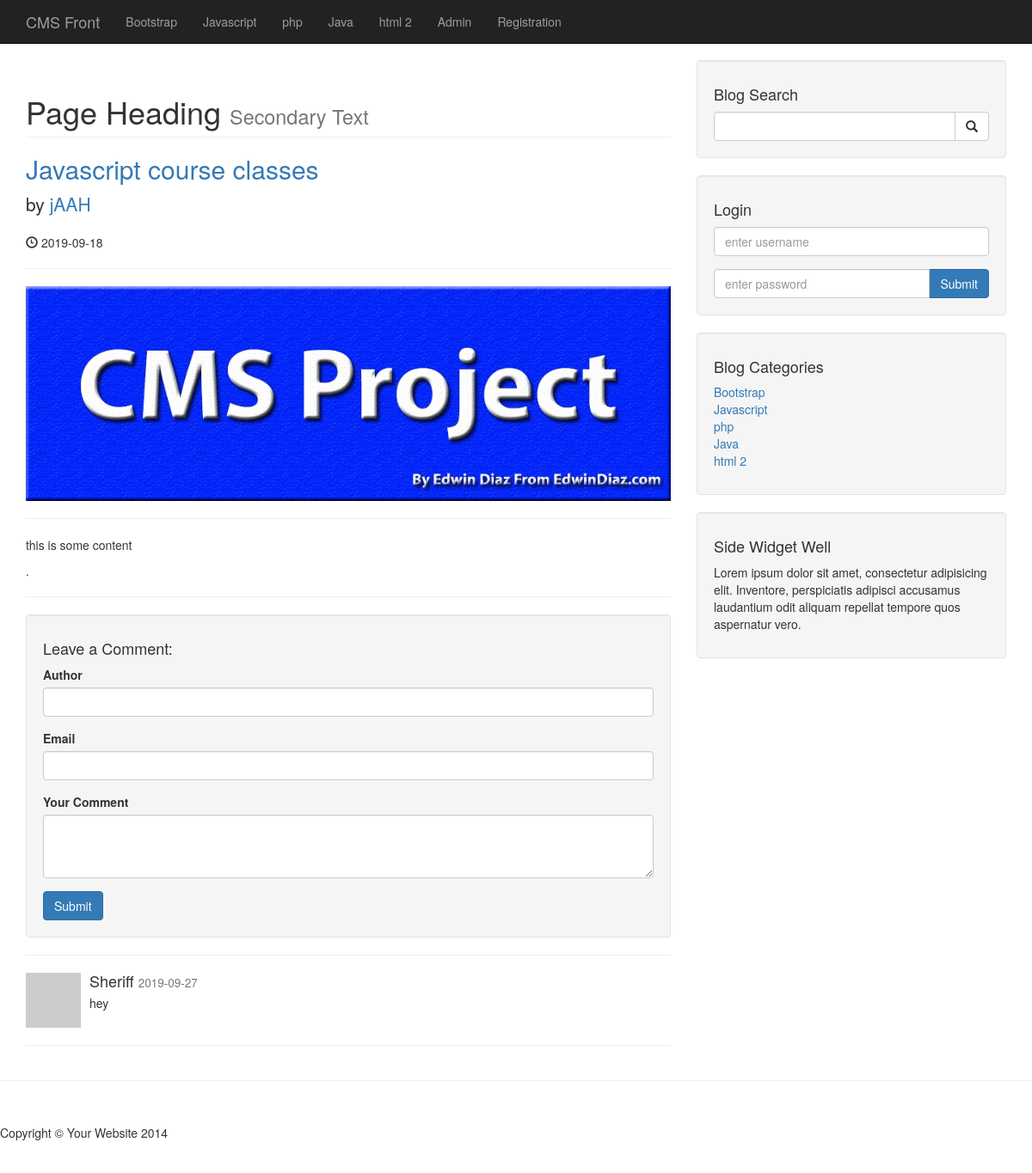
/post.php?p_id=14, run on the app's committed database.
### tables this page shows
CREATE TABLE `categories` (
  `cat_id` int(3) NOT NULL,
  `cat_title` varchar(255) NOT NULL
);

CREATE TABLE `posts` (
  `post_id` int(3) NOT NULL,
  `post_category_id` int(3) NOT NULL,
  `post_title` varchar(255) NOT NULL,
  `post_author` varchar(255) NOT NULL,
  `post_date` date NOT NULL,
  `post_image` text NOT NULL,
  `post_content` text NOT NULL,
  `post_tags` varchar(255) NOT NULL,
  `post_comment_count` int(11) NOT NULL,
  `post_status` varchar(255) NOT NULL DEFAULT 'drafts',
  `post_views_count` int(3) NOT NULL
);

CREATE TABLE `comments` (
  `comment_id` int(3) NOT NULL,
  `comment_post_id` int(3) NOT NULL,
  `comment_author` varchar(255) NOT NULL,
  `comment_email` varchar(255) NOT NULL,
  `comment_content` text NOT NULL,
  `comment_status` varchar(255) NOT NULL,
  `comment_date` date NOT NULL
);

### post.php (the view, shortened to what this page needs)
<?php include "includes/db.php" ?>
<?php include "includes/header.php" ?>
    <?php include "includes/navigation.php" ?>
    <div class="container">
        <div class="row">
            <div class="col-md-8">
               <?php
               if(isset($_GET['p_id'])){
                $post_id = $_GET['p_id'];
               $query= "SELECT * FROM posts WHERE post_id = '$post_id'";
               $select_all_posts= mysqli_query($connection,$query);
               while($row= mysqli_fetch_assoc($select_all_posts)){
                        $post_title = $row['post_title'];
                        $post_author = $row['post_author'];
                        $post_date = $row['post_date'];
                        $post_image = $row['post_image'];
                        $post_content = $row['post_content'];
                ?>
                <h1 class="page-header">
                    Page Heading
                    <small>Secondary Text</small>
                </h1>
                <h2>
                    <a href="#"><?php echo  $post_title ?></a>
                </h2>
                <p class="lead">
                    by <a href="index.php"><?php echo $post_author ?></a>
                </p>
                <p><span class="glyphicon glyphicon-time"></span> <?php echo $post_date ?></p>
                <hr>
                <img class="img-responsive" src="images/<?php echo $post_image ?>" alt="">
                <hr>
                <p><?php echo  $post_content ?>.</p>
               <?Php } }
               else{
                   header("location: index.php");
               }
               ?>
               <hr>
               <div class="well">
                    <h4>Leave a Comment:</h4>
                    <form role="form" method="post" action="">
                        <div class="form-group">
                            <label for="">Author</label>
                            <input type="text" class="form-control" name="comment_author">
                        </div>
                        <div class="form-group">
                            <label for="">Email</label>
                            <input type="email" class="form-control" name="comment_email">
                        </div>
                        <div class="form-group">
                            <label for="">Your Comment</label>
                            <textarea name="comment_content" class="form-control" rows="3"></textarea>
                        </div>
                        <button type="submit" name="create_comment" class="btn btn-primary">Submit</button>
                    </form>
                </div>
                <hr>
                 <?php
                 $query = "SELECT * FROM comments WHERE comment_post_id = '$post_id' AND comment_status ='approved' ORDER BY comment_id DESC";
                 $select_comment_query = mysqli_query($connection,$query);
                 while($row = mysqli_fetch_assoc($select_comment_query)){
                    $comment_author  = $row['comment_author'];
                    $comment_content  = $row['comment_content'];
                    $comment_date = $row['comment_date'];
                    ?>
                <div class="media">
                    <a class="pull-left" href="#">
                        <img class="media-object" src="http://placehold.it/64x64" alt="">
                    </a>
                    <div class="media-body">
                        <h4 class="media-heading"><?php echo  $comment_author;  ?>
                            <small><?php echo  $comment_date;  ?> </small>
                        </h4>
                        <?php echo  $comment_content;  ?>
                    </div>
                </div>
                <?php }?>
                <hr>
            </div>
            <?php include "includes/sidebar.php" ?>
        </div>
    </div>
    <hr>
    <?php include "includes/footer.php" ?>

### includes/navigation.php (shortened to what this page needs)
<nav class="navbar navbar-inverse navbar-fixed-top" role="navigation">
        <div class="container">
            <div class="navbar-header">
                <a class="navbar-brand" href="index.php">CMS Front</a>
            </div>
            <div class="collapse navbar-collapse" id="bs-example-navbar-collapse-1">
                <ul class="nav navbar-nav">
                    <?php
                    $query="SELECT * FROM categories";
                    $select_all_title= mysqli_query($connection,$query);
                    while($row= mysqli_fetch_assoc($select_all_title)){
                        $cat_title= $row['cat_title'];
                         echo "<li><a href='#'>{$cat_title}</a></li>";
                    }
                    ?>
                    <li>
                        <a href="admin">Admin</a>
                    </li>
                    <li>
                    <a href='registration.php'>Registration</a>
                    </li>
                </ul>
            </div>
        </div>
</nav>

### includes/sidebar.php
<div class="col-md-4">
<div class="well">
    <h4>Blog Search</h4>
    <form action="search.php" method="post">
        <div class="input-group">
            <input name="search" type="text" class="form-control">
            <span class="input-group-btn">
                <button name="submit" class="btn btn-default" type="submit">
                    <span class="glyphicon glyphicon-search"></span>
            </button>
            </span>
        </div>
    </form>
</div>
<div class="well">
    <h4>Login</h4>
    <form action="includes/login.php" method="post">
        <div class="form-group">
            <input name="username" type="text" class="form-control" placeholder="enter username">
        </div>
        <div class="input-group">
            <input name="password" type="password" class="form-control" placeholder="enter password">
            <span class="input-group-btn">
            <button class="btn btn-primary" name="login" type= 'submit'>Submit</button>
            </span>
        </div>
    </form>
</div>
<div class="well">
<?php
    $query="SELECT * FROM categories";
    $select_all_categories_sidebar= mysqli_query($connection,$query);
?>
    <h4>Blog Categories</h4>
    <div class="row">
        <div class="col-lg-12">
            <ul class="list-unstyled">
            <?php
             while($row= mysqli_fetch_assoc($select_all_categories_sidebar)){
                $cat_title= $row['cat_title'];
                $cat_id = $row['cat_id'];
                    echo "<li><a href='category.php?category={$cat_id}'>{$cat_title}</a></li>";
            }
            ?>
            </ul>
        </div>
    </div>
</div>
   <?php include "widget.php"  ?>
</div>

### css/blog-home.css (style rules this page uses)
body { padding-top: 70px; }

### data on the page
categories: cat_title "Bootstrap"
categories: cat_title "Javascript"
categories: cat_title "php"
categories: cat_title "Java"
categories: cat_title "html 2"
posts: post_title "Javascript course classes", post_author "jAAH", post_date "2019-09-18", post_image (picture), post_content "this is some content"
comments: comment_author "Sheriff", comment_date "2019-09-27", comment_content "hey"
